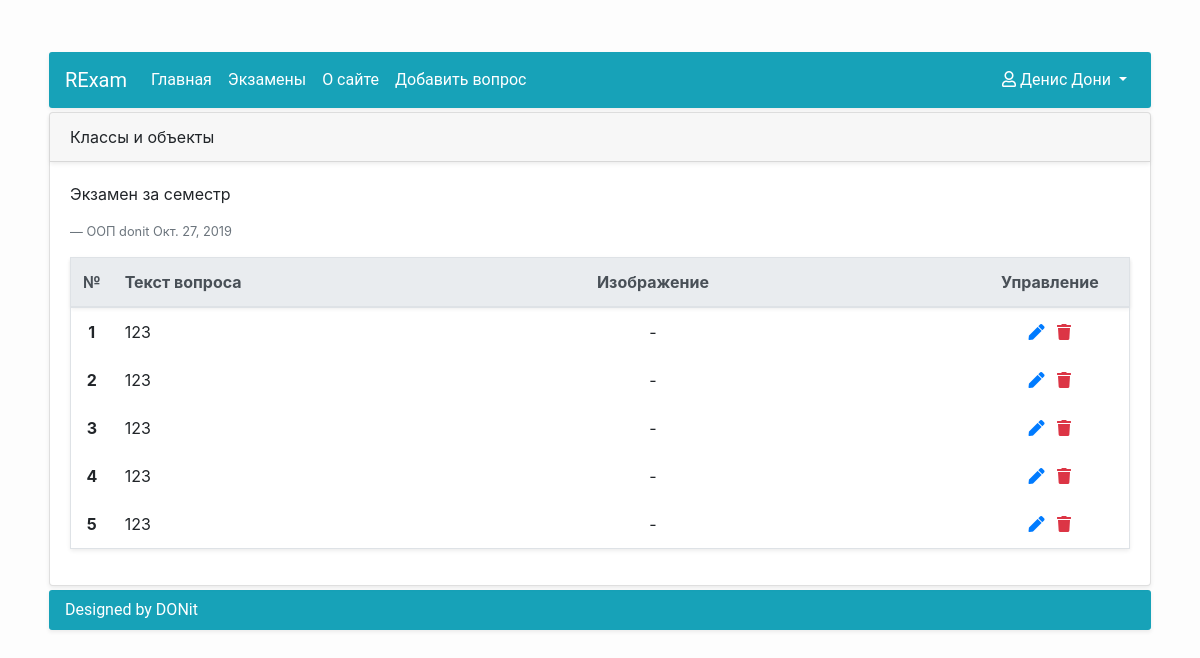
The app's page /exams/exam_detail/18 (signed in), older data.
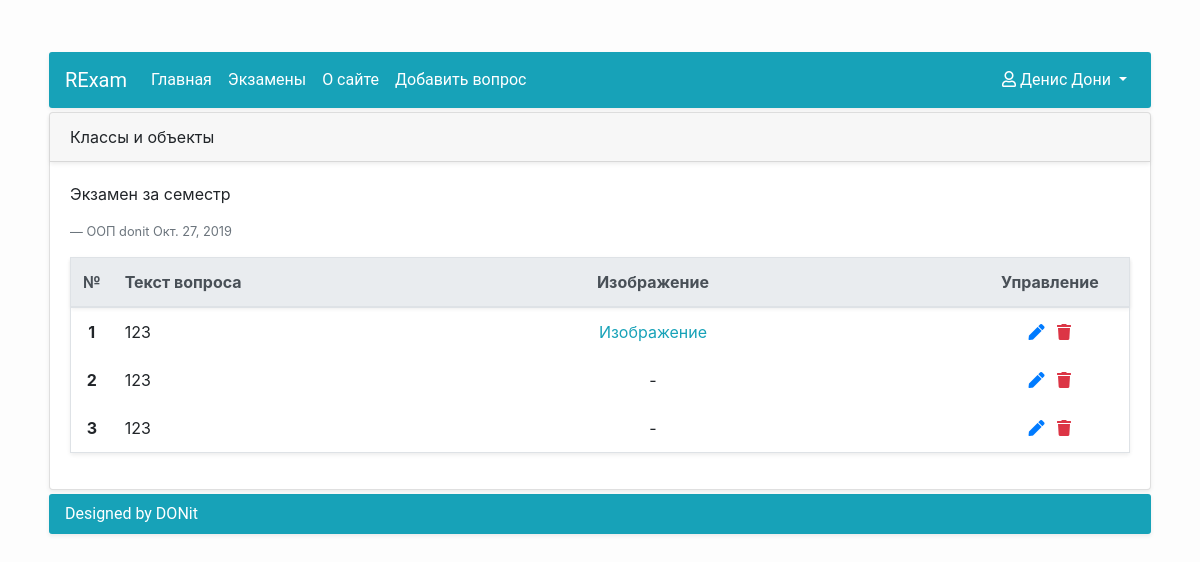
The same page, newer data.
### Exams/models.py (models this page shows, shortened)
class Question(Model):
    question_text = TextField(blank=False, null=False, verbose_name=u'Текст вопроса')
    question_exam = ForeignKey(Exam, blank=False, null=False, on_delete=CASCADE, verbose_name=u'Вопрос к экзамену')
    question_image = ImageField(upload_to='question_images', blank=True, null=True, verbose_name=u'Изображение вопроса')
    def get_detail_url(self):
        return reverse('QuestionDetail', kwargs={'pk': self.id})
    def get_delete_url(self):
        return reverse('QuestionDelete', kwargs={'pk': self.id, 'exam_id': self.question_exam.id})
    def get_update_url(self):
        return reverse('QuestionUpdate', kwargs={'pk': self.id, 'exam_id': self.question_exam.id})
    class Meta:
        verbose_name = u'Вопрос'
        verbose_name_plural = u'Вопросы'
        db_table = 'exam_questions'

### Exams/views.py (the view)
# urls.py: path('exam_detail/<pk>', ExamDetail.as_view(), name='ExamDetail'),
class ExamDetail(LoginRequiredMixin, DetailView):
    model = Exam
    template_name = 'Exams/Exam/ExamDetail.html'
    def get_context_data(self, **kwargs):
        context = super(ExamDetail, self).get_context_data(**kwargs)
        context['questions_list'] = Question.objects.filter(question_exam=self.kwargs['pk'])
        return context

### Accounts/models.py (called while the page is built)
    def __str__(self):
        return self.username

### Exams/models.py (called while the page is built)
    def __str__(self):
        return self.name

    def get_add_question_url(self):
        return reverse('QuestionCreate', kwargs={'exam_id': self.id})

### Exams/templates/Exams/Exam/ExamDetail.html (shortened to what this page needs)
{% extends 'RExam/BaseContent.html' %}
{% load static %}
{% block head_end %}
    <link rel="stylesheet" href="{% static 'Exams/style.css' %}"/>
{% endblock head_end %}
{% block control-item %}
    <li class="nav-item active">
        <a class="nav-link" href="{{ object.get_add_question_url }}"> Добавить вопрос</a>
    </li>
{% endblock control-item %}
{% block content %}
    <div class="card shadow-sm m-1">
        <div class="card-header shadow-sm">
            {{ object.exam_header }}
        </div>
        <div class="card-body">
            <p class="card-text">{{ object.exam_description }}</p>
            <footer class="blockquote-footer">{{ object.exam_subject }}
                {{ object.exam_author }}
                {{ object.exam_date }} </footer>
            {% if perms.Exams.view_question %}
                {% include "Exams/Question/ListQuestions.html" with questions=questions_list exam=object %}
            {% endif %}
        </div>
    </div>
{% endblock content %}

### Exams/templates/Exams/Question/ListQuestions.html
<table class="table table-bordered shadow-sm table-hover mt-3">
    <thead class="thead-light shadow-sm">
    <tr>
        <th style="width: 3%; text-align: center" scope="col">№</th>
        <th scope="col">Текст вопроса</th>
        <th style="width: 60%;text-align: center" scope="col">Изображение</th>
        {% if perms.Exams %}
            <th style="width: 15%;text-align: center" scope="col">Управление</th>
        {% endif %}
    </tr>
    </thead>
    <tbody>
    {% for question in questions %}
        <tr>
            <th scope="row" class="text-center">{{ forloop.counter }}</th>
            <td><a href="{{ question.get_detail_url }}">{{ question.question_text }}</a></td>
            <td class="text-center">{% if not question.question_image %}-{% else %}
                <a class="text-info" href="{{ question.question_image.url }}">Изображение</a>{% endif %}</td>
            <td class="text-center">
                {% if perms.Exams.change_question %}
                    <a href="{{ question.get_update_url }}" class="text-primary mr-2">
                        <i class="fas fa-pen"></i>
                    </a>
                {% endif %}
                {% if perms.Exams.delete_question %}
                    <a class="text-danger" href="{{ question.get_delete_url }}"><i
                            class="fa fa-trash" aria-hidden="true"></i></a>
                {% endif %}
            </td>
        </tr>
    {% empty %}
        <tr>
            <th scope="row" class="text-center">1</th>
            <td><p class="pl-3">Вопросы отсутствуют...</p></td>
        </tr>
    {% endfor %}
    </tbody>
</table>

Row changes from the older to the newer data that the page shows:
removed Question: question_text "123"
removed Question: question_text "123"
changed Question (number 1 of 3 on the later page): question_image "-" → "Изображение"
